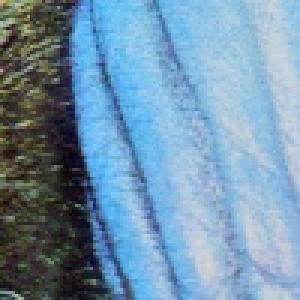
#> input picture Python/DImgP_2022/Ch02/ROI_mj_1.jpg, 100 x 100 px (shown 3 times larger)
$ jupyter execute --allow-errors ch2_home_mj1107_1720.ipynb
#> lines starting #> are read from the running program, lines starting #| are printed output that depends on the picture; after the words box and inside, x2 and y2 are one past the last pixel; in counts of white or black regions, pixels touching at a corner belong together
[cell 1]
import numpy as np
import cv2

global img

def onMouse( event, x, y, flags, param ):
	x, y = y, x
	if img.ndim != 3:
		print( "(x,y) = (%d, %d)" % (x, y), end = "  " )
		print( "Gray-Level = %3d" % img[x, y] )
	else:
		print( "(x,y) = (%d, %d)" % (x, y), end = "  " )
		print( "(R, G, B) = (%3d, %3d, %3d)" %
			   ( img[x, y, 2], img[x, y, 1], img[x, y, 0] ) )

filename = input( "Please enter filename: " )
#> the answer given: ROI_mj_1.jpg
img = cv2.imread( filename, -1 )
#> img is the input picture: shape (100, 100, 3); mean B, G, R 173, 148, 114.8
cv2.namedWindow( filename )
cv2.setMouseCallback( filename, onMouse )
cv2.imshow( filename, img )
cv2.waitKey( 0 )

[cell 2]
import numpy as np
import cv2

# 定義數位影像(全黑)
img = np.zeros( [ 400, 500, 3 ], dtype = 'uint8' )
img2 = np.zeros( [ 100, 512, 1 ], dtype = 'uint8' )

# 置入文字
text = "Hello OpenCV"
fontFace = cv2.FONT_HERSHEY_SIMPLEX
cv2.putText( img, text, ( 10, 50 ), fontFace, 1.0, ( 255, 255, 255 ) )
fontFace = cv2.FONT_HERSHEY_PLAIN
cv2.putText( img, text, ( 10, 90 ), fontFace, 1.0, ( 255, 255, 255 ) )
fontFace = cv2.FONT_HERSHEY_DUPLEX
cv2.putText( img, text, ( 10, 130 ), fontFace, 1.0, ( 255, 255, 255 ) )
fontFace = cv2.FONT_HERSHEY_COMPLEX
cv2.putText( img, text, ( 10, 170 ), fontFace, 1.0, ( 255, 255, 255 ) )
fontFace = cv2.FONT_HERSHEY_TRIPLEX
cv2.putText( img, text, ( 10, 210 ), fontFace, 1.0, ( 255, 255, 255 ) )
fontFace = cv2.FONT_HERSHEY_COMPLEX_SMALL
cv2.putText( img, text, ( 10, 250 ), fontFace, 1.0, ( 255, 255, 255 ) )
fontFace = cv2.FONT_HERSHEY_SCRIPT_SIMPLEX
cv2.putText( img, text, ( 10, 290 ), fontFace, 1.0, ( 255, 255, 255 ) )
fontFace = cv2.FONT_HERSHEY_SCRIPT_COMPLEX
cv2.putText( img, text, ( 10, 330 ), fontFace, 1.0, ( 255, 255, 255 ) )
# 顯示數位影像
#cv2.imshow( "Example", img )
cv2.imshow("home1105",img2)

cv2.waitKey( 0 )
cv2.destroyAllWindows()

[cell 3]
import cv2
img5 = np.zeros([100,200],dtype='uint8')
img6 = img5[:2]+125
cv2.imshow("home",img5)
cv2.imshow("home1",img6)
cv2.waitKey(0)
cv2.destroyAllWindows()

[cell 4]
#ex_ch2-7
import cv2
import numpy as np

#img7 = np.zeros([100,512], dtype='uint8') #gray lv.
img7 = np.zeros([100,512,3], dtype='uint8')
for i in range(100):
    for j in range(512):
        #img7[i][j]= int(j/2)    #gray lv
        img7[i][j][2]= int(j/2)

cv2.imshow("home1105",img7)
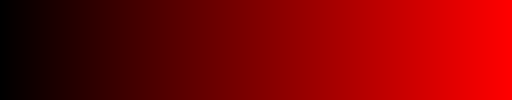
#> window 'home1105': shape (100, 512, 3); mean B, G, R 0, 0, 127.5
cv2.waitKey(0)
cv2.destroyAllWindows()

[cell 5]
print (200*np.sin(np.pi/512))
print (int(1/2))

[cell 6]
#ex_ch2-8
import cv2
import numpy as np

A = 200
T = 100
M = 512

img8 = np.zeros([512,512], dtype='uint8') #gray lv.
#img8 = np.zeros([100,512,3], dtype='uint8')
for i in range(512):
    for j in range(512):
        img8[i][j]= A * np.sin(2*np.pi*i*T/M)     #gray lv


cv2.imshow("home1105",img8)
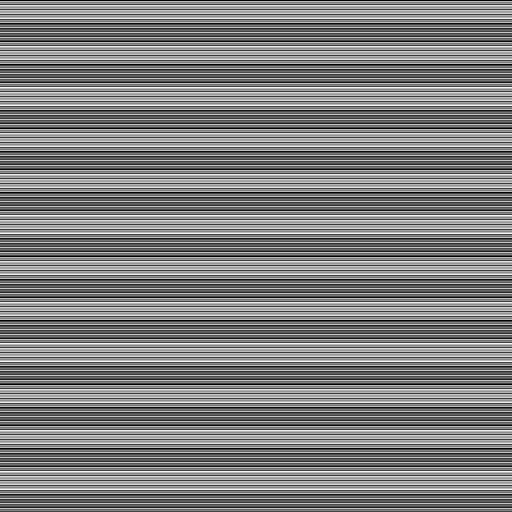
#> window 'home1105': shape (512, 512); min 0, max 247, mean 126
cv2.waitKey(0)
cv2.destroyAllWindows()

[cell 7]
#ex_ch2-9
import cv2
import numpy as np

img9 = np.zeros([512,512], dtype='uint8') #gray lv.
#img8 = np.zeros([100,512,3], dtype='uint8')

flag_inv = 0
for i in range(512):
    flag_inv = 0 if int((i//64)%2)==0 else 1
    for j in range(512):
        img9[i][j] = ((((j//64)%2) + flag_inv ) % 2)*255


cv2.imshow("home1105",img9)
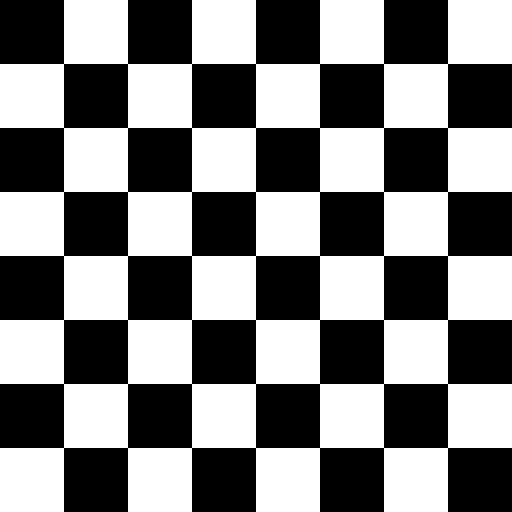
#> window 'home1105': shape (512, 512); 50% white; 1 white region, box (x1, y1, x2, y2) and area: (0, 0, 512, 512) 131072
cv2.waitKey(0)
cv2.destroyAllWindows()
cv2.imwrite("ch2_9.jpg",img9)

[cell 8]
import numpy as np

img21 = np.zeros([20,20], dtype='uint8') #gray lv

print (int((20//5)%2))
int(((16//5)%2))

[cell 9]
#ex_ch2-10
import numpy as np
import cv2

filename = input( "Please enter filename: " )
#> the answer given: ROI_mj_3.jpg
img = cv2.imread( filename, -1 )
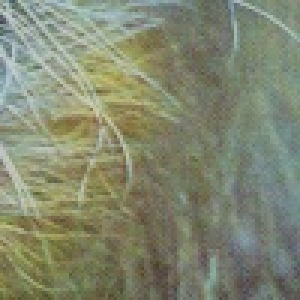
#> input picture Python/DImgP_2022/Ch02/ROI_mj_3.jpg, 100 x 100 px (shown 3 times larger)
#> img is the input picture: shape (100, 100, 3); mean B, G, R 112, 135.3, 129.9
Rng_x, Rng_y = img.shape[:2]
#> Rng_x = 100; Rng_y = 100
cnt_1 = 5
roi_sz_x = 100
roi_sz_y = 100
roi_name = ""
img_ary = []

#> (the rest of this cell did not finish here and is left out)

[cell 10]
img11 = cv2.imread("roi_mj_1.jpg",-1)
img12 = cv2.imread("roi_mj_3.jpg",-1)
img_all = np.hstack([img11,img12])
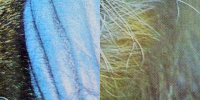
#> img_all: shape (100, 200, 3); mean B, G, R 142.5, 141.6, 122.4

cv2.imshow("all",img_all)

cv2.waitKey(0)
cv2.destroyAllWindows()
